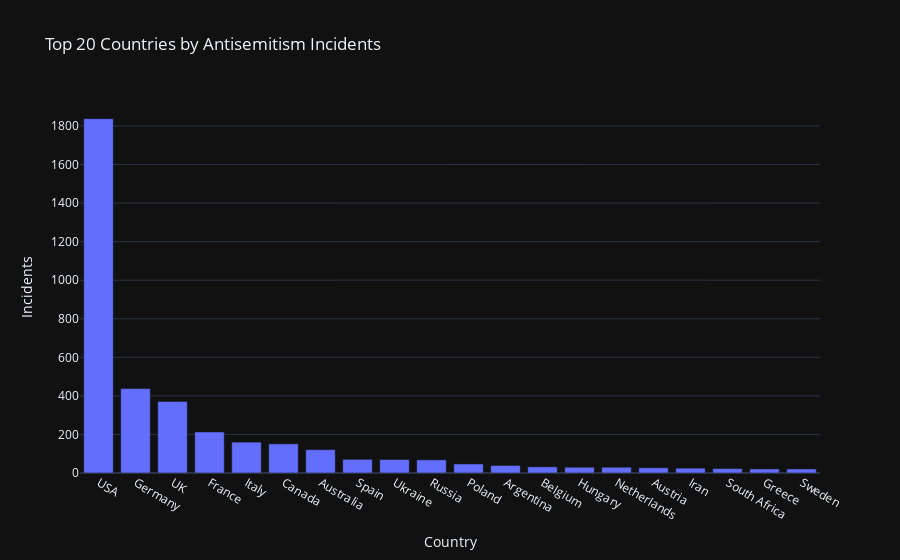

Source (notebook cell):
### Code cell
# You've already grouped and renamed the columns

fig2 = px.bar(top_20_countries, x='Country', y='Incidents', title='Top 20 Countries by Antisemitism Incidents')
fig2.show()

### Figure 1 — Plotly figure (JSON) as saved in the notebook; plotly's stock layout.template omitted (floating-point values rounded to 4 significant figures)
{"data": [{"alignmentgroup": "True", "hovertemplate": "Country=%{x}<br>Incidents=%{y}<extra></extra>", "legendgroup": "", "marker": {"color": "#636efa", "pattern": {"shape": ""}}, "name": "", "offsetgroup": "", "orientation": "v", "showlegend": false, "textposition": "auto", "x": ["USA", "Germany", "UK", "France", "Italy", "Canada", "Australia", "Spain", "Ukraine", "Russia", "Poland", "Argentina", "Belgium", "Hungary", "Netherlands", "Austria", "Iran", "South Africa", "Greece", "Sweden"], "xaxis": "x", "y": [1838, 438, 371, 213, 160, 151, 121, 71, 70, 68, 47, 39, 32, 30, 30, 27, 25, 23, 21, 21], "yaxis": "y", "type": "bar"}], "layout": {"xaxis": {"anchor": "y", "domain": [0.0, 1.0], "title": {"text": "Country"}}, "yaxis": {"anchor": "x", "domain": [0.0, 1.0], "title": {"text": "Incidents"}}, "legend": {"tracegroupgap": 0}, "title": {"text": "Top 20 Countries by Antisemitism Incidents"}, "barmode": "relative"}}
